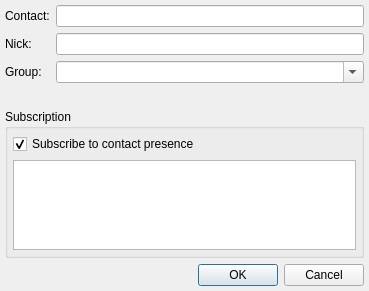
<?xml version="1.0" encoding="UTF-8"?>
<ui version="4.0">
 <class>AddContactDialogClass</class>
 <widget class="QDialog" name="AddContactDialogClass">
  <property name="geometry">
   <rect>
    <x>0</x>
    <y>0</y>
    <width>369</width>
    <height>291</height>
   </rect>
  </property>
  <layout class="QVBoxLayout" name="lytMainLayout">
   <property name="margin">
    <number>5</number>
   </property>
   <item>
    <layout class="QFormLayout" name="formLayout">
     <item row="0" column="0">
      <widget class="QLabel" name="lblContact">
       <property name="text">
        <string>Contact:</string>
       </property>
       <property name="textFormat">
        <enum>Qt::PlainText</enum>
       </property>
       <property name="buddy">
        <cstring>lneContact</cstring>
       </property>
      </widget>
     </item>
     <item row="0" column="1">
      <widget class="QLineEdit" name="lneContact"/>
     </item>
     <item row="1" column="0">
      <widget class="QLabel" name="lblNickName">
       <property name="text">
        <string>Nick:</string>
       </property>
       <property name="textFormat">
        <enum>Qt::PlainText</enum>
       </property>
       <property name="buddy">
        <cstring>lneNickName</cstring>
       </property>
      </widget>
     </item>
     <item row="1" column="1">
      <widget class="QLineEdit" name="lneNickName"/>
     </item>
     <item row="2" column="0">
      <widget class="QLabel" name="lblGroup">
       <property name="text">
        <string>Group:</string>
       </property>
       <property name="textFormat">
        <enum>Qt::PlainText</enum>
       </property>
       <property name="buddy">
        <cstring>cmbGroup</cstring>
       </property>
      </widget>
     </item>
     <item row="2" column="1">
      <widget class="QComboBox" name="cmbGroup">
       <property name="editable">
        <bool>true</bool>
       </property>
       <property name="duplicatesEnabled">
        <bool>true</bool>
       </property>
      </widget>
     </item>
     <item row="3" column="1">
      <widget class="QLabel" name="lblGroupDelim">
       <property name="text">
        <string/>
       </property>
       <property name="textFormat">
        <enum>Qt::PlainText</enum>
       </property>
      </widget>
     </item>
    </layout>
   </item>
   <item>
    <widget class="QGroupBox" name="grbSubscription">
     <property name="title">
      <string>Subscription</string>
     </property>
     <layout class="QVBoxLayout" name="verticalLayout">
      <property name="margin">
       <number>5</number>
      </property>
      <item>
       <widget class="QCheckBox" name="chbSubscribe">
        <property name="text">
         <string>Subscribe to contact presence</string>
        </property>
        <property name="checked">
         <bool>true</bool>
        </property>
       </widget>
      </item>
      <item>
       <widget class="QTextEdit" name="tedMessage">
        <property name="sizePolicy">
         <sizepolicy hsizetype="Expanding" vsizetype="Expanding">
          <horstretch>0</horstretch>
          <verstretch>0</verstretch>
         </sizepolicy>
        </property>
        <property name="acceptRichText">
         <bool>false</bool>
        </property>
       </widget>
      </item>
     </layout>
    </widget>
   </item>
   <item>
    <widget class="QDialogButtonBox" name="dbbButtons">
     <property name="orientation">
      <enum>Qt::Horizontal</enum>
     </property>
     <property name="standardButtons">
      <set>QDialogButtonBox::Cancel|QDialogButtonBox::Ok</set>
     </property>
    </widget>
   </item>
  </layout>
 </widget>
 <layoutdefault spacing="6" margin="11"/>
 <tabstops>
  <tabstop>lneContact</tabstop>
  <tabstop>lneNickName</tabstop>
  <tabstop>cmbGroup</tabstop>
  <tabstop>chbSubscribe</tabstop>
  <tabstop>tedMessage</tabstop>
  <tabstop>dbbButtons</tabstop>
 </tabstops>
 <resources/>
 <connections>
  <connection>
   <sender>chbSubscribe</sender>
   <signal>clicked(bool)</signal>
   <receiver>tedMessage</receiver>
   <slot>setEnabled(bool)</slot>
   <hints>
    <hint type="sourcelabel">
     <x>322</x>
     <y>142</y>
    </hint>
    <hint type="destinationlabel">
     <x>310</x>
     <y>248</y>
    </hint>
   </hints>
  </connection>
 </connections>
</ui>
